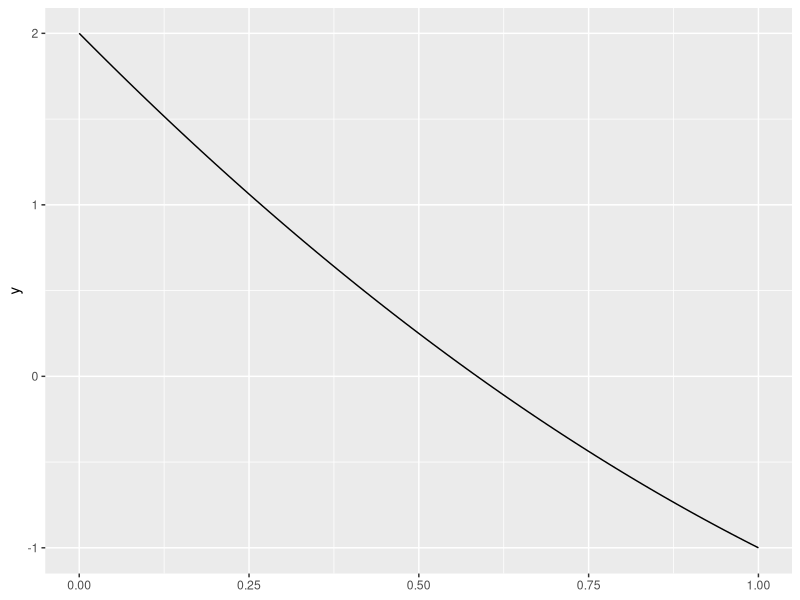
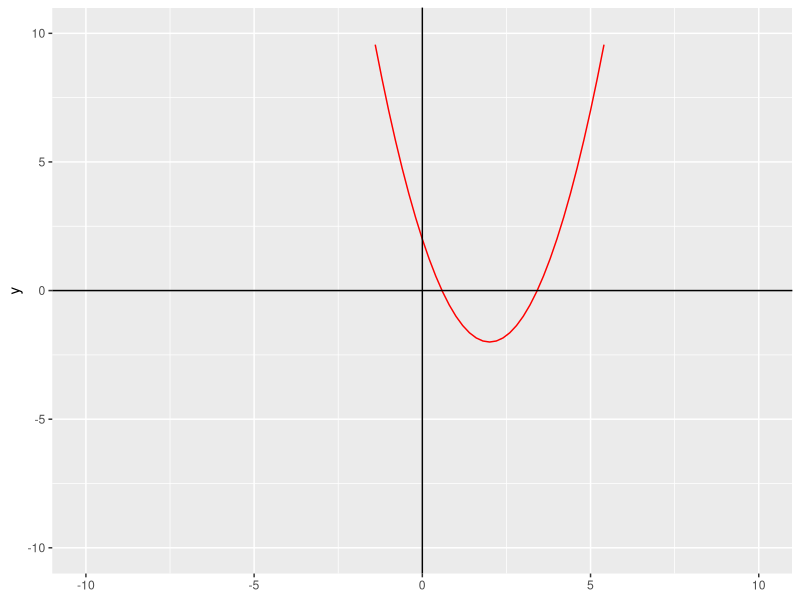
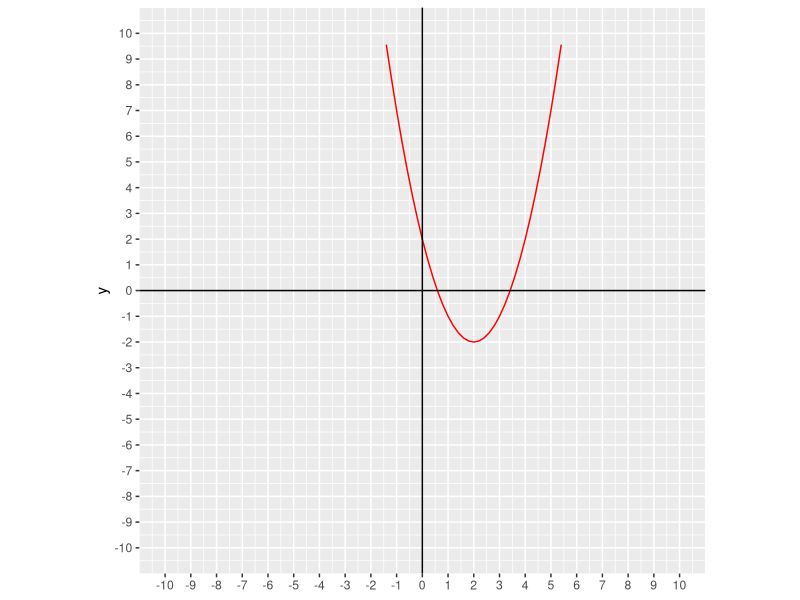
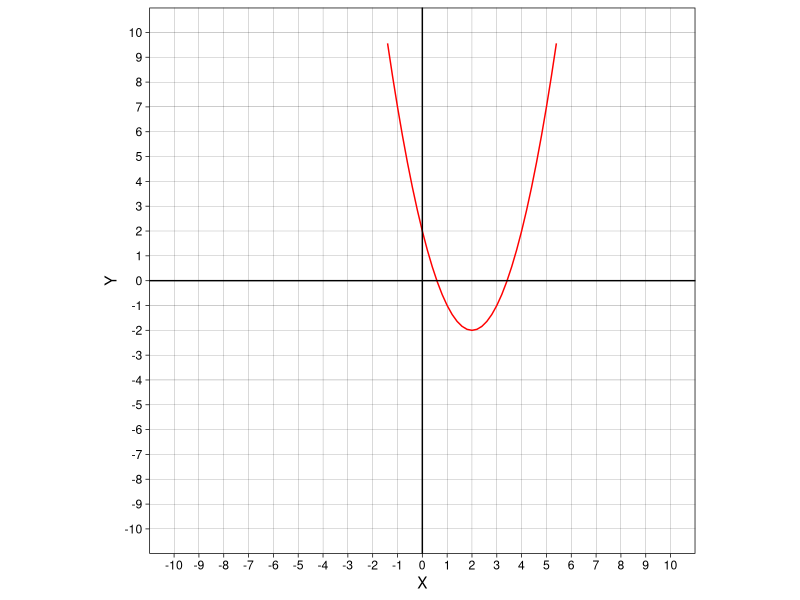

The R script that drew these images, in order:
## ---- chunk 1
q <- function(x) {
  x^2 - 4*x + 2
}
## ---- chunk 2
library(tidyverse)
## ---- chunk 3
ggplot() +
  geom_function(fun = q)
## ---- chunk 4
ggplot() +
  geom_function(fun = q, color = "red") +
  xlim(-10, 10) +
  ylim(-10, 10) + 
  geom_hline(yintercept = 0) +
  geom_vline(xintercept = 0) 
## ---- chunk 5
ggplot() +
  geom_function(fun = q, color = "red") +
  geom_hline(yintercept = 0) +
  geom_vline(xintercept = 0) +
  coord_fixed(xlim = c(-10, 10), ylim= c(-10, 10)) +
  scale_x_continuous(breaks = -10:10, limits = c(-10, 10))+
  scale_y_continuous(breaks = -10:10, limits = c(-10, 10))
## ---- chunk 6
ggplot() +
  geom_function(fun = q, color = "red") +
  geom_hline(yintercept = 0) +
  geom_vline(xintercept = 0) +
  coord_fixed(xlim = c(-10, 10), ylim= c(-10, 10)) +
  scale_x_continuous(breaks = -10:10, limits = c(-10, 10))+
  scale_y_continuous(breaks = -10:10, limits = c(-10, 10))+
  labs(x = "X",
       y = "Y")+
  theme_linedraw()+
  theme(
    panel.grid.minor = element_blank()
  )
